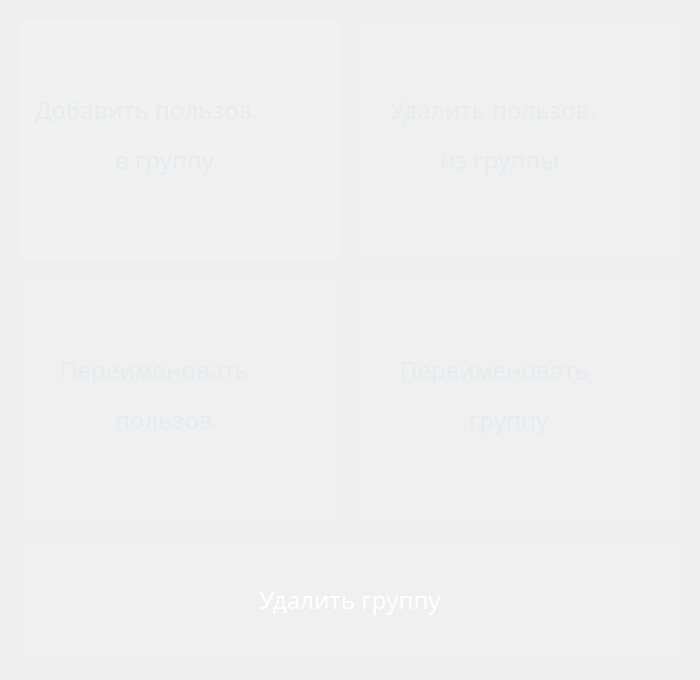
<?xml version="1.0" encoding="UTF-8"?>
<ui version="4.0">
 <class>MainWindow</class>
 <widget class="QMainWindow" name="MainWindow">
  <property name="geometry">
   <rect>
    <x>0</x>
    <y>0</y>
    <width>700</width>
    <height>680</height>
   </rect>
  </property>
  <property name="windowTitle">
   <string>Secret Keeper Router</string>
  </property>
  <widget class="QWidget" name="centralwidget">
   <widget class="QLabel" name="gradient">
    <property name="geometry">
     <rect>
      <x>0</x>
      <y>0</y>
      <width>700</width>
      <height>680</height>
     </rect>
    </property>
    <property name="text">
     <string/>
    </property>
    <property name="pixmap">
     <pixmap>../Images/gradient.png</pixmap>
    </property>
   </widget>
   <widget class="QPushButton" name="group_creation_button">
    <property name="geometry">
     <rect>
      <x>19</x>
      <y>19</y>
      <width>321</width>
      <height>241</height>
     </rect>
    </property>
    <property name="styleSheet">
     <string notr="true">QPushButton{
 background: rgba(255, 255, 255, 0.05);
 border-radius: 8px;
 color: #fff;
}
QPushButton:hover{
 background: rgba(255, 255, 255, 0.1);
}
QPushButton:pressed{
 background: rgba(0, 0, 0, 0.1);
}</string>
    </property>
    <property name="text">
     <string/>
    </property>
   </widget>
   <widget class="QPushButton" name="rename_users_button">
    <property name="geometry">
     <rect>
      <x>20</x>
      <y>280</y>
      <width>320</width>
      <height>240</height>
     </rect>
    </property>
    <property name="styleSheet">
     <string notr="true">QPushButton{
 background: rgba(255, 255, 255, 0.05);
 border-radius: 8px;
 color: #fff;
}
QPushButton:hover{
 background: rgba(255, 255, 255, 0.1);
}
QPushButton:pressed{
 background: rgba(0, 0, 0, 0.1);
}</string>
    </property>
    <property name="text">
     <string/>
    </property>
   </widget>
   <widget class="QPushButton" name="remove_from_group_button">
    <property name="geometry">
     <rect>
      <x>360</x>
      <y>20</y>
      <width>320</width>
      <height>240</height>
     </rect>
    </property>
    <property name="styleSheet">
     <string notr="true">QPushButton{
 background: rgba(255, 255, 255, 0.05);
 border-radius: 8px;
 color: #fff;
}
QPushButton:hover{
 background: rgba(255, 255, 255, 0.1);
}
QPushButton:pressed{
 background: rgba(0, 0, 0, 0.1);
}</string>
    </property>
    <property name="text">
     <string/>
    </property>
   </widget>
   <widget class="QPushButton" name="rename_group_button">
    <property name="geometry">
     <rect>
      <x>360</x>
      <y>280</y>
      <width>320</width>
      <height>240</height>
     </rect>
    </property>
    <property name="styleSheet">
     <string notr="true">QPushButton{
 background: rgba(255, 255, 255, 0.05);
 border-radius: 8px;
 color: #fff;
}
QPushButton:hover{
 background: rgba(255, 255, 255, 0.1);
}
QPushButton:pressed{
 background: rgba(0, 0, 0, 0.1);
}</string>
    </property>
    <property name="text">
     <string/>
    </property>
   </widget>
   <widget class="QPushButton" name="add_to_group_button">
    <property name="geometry">
     <rect>
      <x>20</x>
      <y>20</y>
      <width>320</width>
      <height>240</height>
     </rect>
    </property>
    <property name="font">
     <font>
      <family>Microsoft YaHei</family>
      <pointsize>18</pointsize>
     </font>
    </property>
    <property name="styleSheet">
     <string notr="true">QPushButton{
 background: rgba(255, 255, 255, 0.05);
 border-radius: 8px;
 color: #fff;
}
QPushButton:hover{
 background: rgba(255, 255, 255, 0.1);
}
QPushButton:pressed{
 background: rgba(0, 0, 0, 0.1);
}</string>
    </property>
    <property name="text">
     <string/>
    </property>
   </widget>
   <widget class="QLabel" name="text_1_1">
    <property name="geometry">
     <rect>
      <x>35</x>
      <y>90</y>
      <width>285</width>
      <height>40</height>
     </rect>
    </property>
    <property name="font">
     <font>
      <family>Microsoft YaHei</family>
      <pointsize>18</pointsize>
     </font>
    </property>
    <property name="styleSheet">
     <string notr="true">color:#e3eded</string>
    </property>
    <property name="text">
     <string>Добавить пользов.</string>
    </property>
   </widget>
   <widget class="QLabel" name="text_1_2">
    <property name="geometry">
     <rect>
      <x>115</x>
      <y>140</y>
      <width>130</width>
      <height>40</height>
     </rect>
    </property>
    <property name="font">
     <font>
      <family>Microsoft YaHei</family>
      <pointsize>18</pointsize>
     </font>
    </property>
    <property name="styleSheet">
     <string notr="true">color:#e3eded</string>
    </property>
    <property name="text">
     <string>в группу</string>
    </property>
   </widget>
   <widget class="QLabel" name="text_2_1">
    <property name="geometry">
     <rect>
      <x>390</x>
      <y>90</y>
      <width>260</width>
      <height>40</height>
     </rect>
    </property>
    <property name="font">
     <font>
      <family>Microsoft YaHei</family>
      <pointsize>18</pointsize>
     </font>
    </property>
    <property name="styleSheet">
     <string notr="true">color:#e3eded</string>
    </property>
    <property name="text">
     <string>Удалить пользов.</string>
    </property>
   </widget>
   <widget class="QLabel" name="text_2_2">
    <property name="geometry">
     <rect>
      <x>440</x>
      <y>140</y>
      <width>160</width>
      <height>40</height>
     </rect>
    </property>
    <property name="font">
     <font>
      <family>Microsoft YaHei</family>
      <pointsize>18</pointsize>
     </font>
    </property>
    <property name="styleSheet">
     <string notr="true">color:#e3eded</string>
    </property>
    <property name="text">
     <string>из группы</string>
    </property>
   </widget>
   <widget class="QLabel" name="text_3_1">
    <property name="geometry">
     <rect>
      <x>60</x>
      <y>350</y>
      <width>240</width>
      <height>40</height>
     </rect>
    </property>
    <property name="font">
     <font>
      <family>Microsoft YaHei</family>
      <pointsize>18</pointsize>
     </font>
    </property>
    <property name="styleSheet">
     <string notr="true">color:#e3eded</string>
    </property>
    <property name="text">
     <string>Переименовать </string>
    </property>
   </widget>
   <widget class="QLabel" name="text_4_1">
    <property name="geometry">
     <rect>
      <x>400</x>
      <y>350</y>
      <width>240</width>
      <height>40</height>
     </rect>
    </property>
    <property name="font">
     <font>
      <family>Microsoft YaHei</family>
      <pointsize>18</pointsize>
     </font>
    </property>
    <property name="styleSheet">
     <string notr="true">color:#e3eded</string>
    </property>
    <property name="text">
     <string>Переименовать</string>
    </property>
   </widget>
   <widget class="QLabel" name="text_3_2">
    <property name="geometry">
     <rect>
      <x>115</x>
      <y>400</y>
      <width>130</width>
      <height>40</height>
     </rect>
    </property>
    <property name="font">
     <font>
      <family>Microsoft YaHei</family>
      <pointsize>18</pointsize>
     </font>
    </property>
    <property name="styleSheet">
     <string notr="true">color:#e3eded</string>
    </property>
    <property name="text">
     <string>пользов.</string>
    </property>
   </widget>
   <widget class="QLabel" name="text_4_2">
    <property name="geometry">
     <rect>
      <x>469</x>
      <y>400</y>
      <width>102</width>
      <height>40</height>
     </rect>
    </property>
    <property name="font">
     <font>
      <family>Microsoft YaHei</family>
      <pointsize>18</pointsize>
     </font>
    </property>
    <property name="styleSheet">
     <string notr="true">color:#e3eded</string>
    </property>
    <property name="text">
     <string>группу</string>
    </property>
   </widget>
   <widget class="QPushButton" name="delete_group_button">
    <property name="geometry">
     <rect>
      <x>20</x>
      <y>540</y>
      <width>660</width>
      <height>120</height>
     </rect>
    </property>
    <property name="font">
     <font>
      <family>Microsoft YaHei</family>
      <pointsize>18</pointsize>
     </font>
    </property>
    <property name="styleSheet">
     <string notr="true">QPushButton{
 background: rgba(255, 255, 255, 0.05);
 border-radius: 8px;
 color: #fff;
}
QPushButton:hover{
 background: rgba(255, 255, 255, 0.1);
}
QPushButton:pressed{
 background: rgba(0, 0, 0, 0.1);
}</string>
    </property>
    <property name="text">
     <string>Удалить группу</string>
    </property>
   </widget>
  </widget>
 </widget>
 <resources/>
 <connections/>
</ui>
